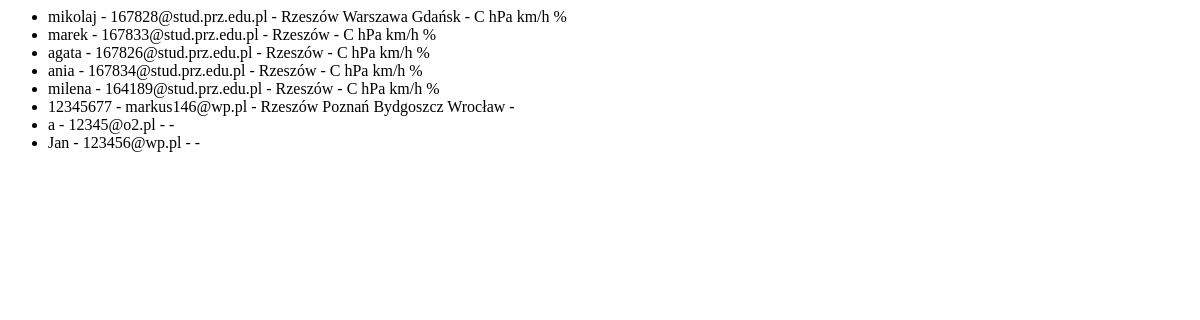
Page /testMail on the earlier database version.
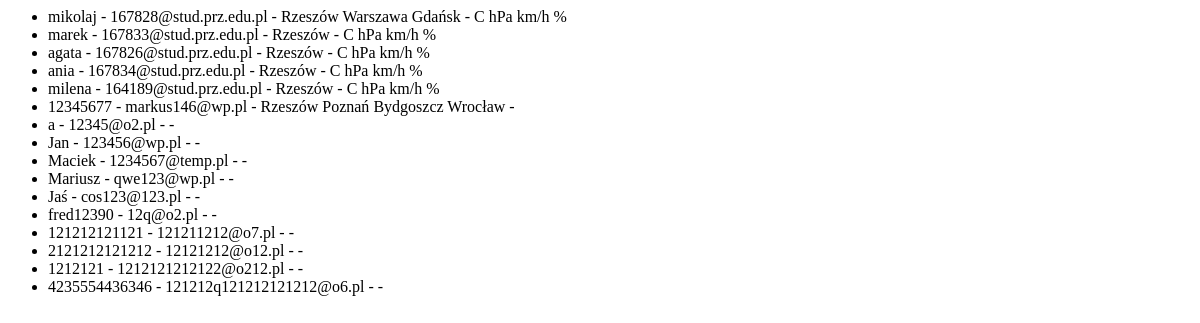
Same page on the later database version.
### website/models.py (models this page shows)
class User(db.Model, UserMixin):
    id = db.Column(db.Integer, primary_key=True)
    email = db.Column(db.String(128), unique=True, nullable = False)
    username = db.Column(db.String(128), unique=True, nullable = False)
    password = db.Column(db.String(128), nullable = False)
    date_created = db.Column(db.DateTime(timezone=True), default=func.now())
    miasta = db.relationship('Miasto', secondary=Miasto_Uzytkownika, backref='uzytkownicy')
    preferencje = db.relationship('Jednostka', secondary=Preferencje_Uzytkownika, backref='uzytkownicy')

class Miasto(db.Model):
    id = db.Column(db.Integer, primary_key=True)
    nazwa_miasta = db.Column(db.String(64), nullable = False)
    id_kraju = db.Column(db.Integer, db.ForeignKey("kraj.id"), nullable = False)
    pogoda_dzienna = db.relationship('PogodaDzienna', backref = 'miasto')
    pogoda_godzinowa = db.relationship('PogodaGodzinowa', backref = 'miasto')

class Jednostka(db.Model):
    id = db.Column(db.Integer, primary_key=True)
    nazwa_jednostki = db.Column(db.String(64), nullable = False)
    id_atrybutu = db.Column(db.Integer, ForeignKey("atrybut.id"))

### website/views.py (the view)
@views.route('/testMail')
def test():
    users = db.session.query(User).all()
    return render_template('./testMail/testMail.html', uzytkownicy=users)

### website/templates/testMail/testMail.html
<ul>
{% for uzytkownik in uzytkownicy %}
    <li>{{uzytkownik.username}} - {{uzytkownik.email}}
     - {% for miasto in uzytkownik.miasta %} {{miasto.nazwa_miasta}} {% endfor %}
     - {% for pref in uzytkownik.preferencje %} {{pref.nazwa_jednostki}} {% endfor %}
    </li>
{% endfor %}
</ul>

Differences in the rows shown:
added User: username "Maciek", email "1234567@temp.pl"
added User: username "Mariusz", email "qwe123@wp.pl"
added User: username "Jaś", email "cos123@123.pl"
added User: username "fred12390", email "12q@o2.pl"
added User: username "121212121121", email "121211212@o7.pl"
added User: username "2121212121212", email "12121212@o12.pl"
added User: username "1212121", email "1212121212122@o212.pl"
added User: username "4235554436346", email "121212q121212121212@o6.pl"
